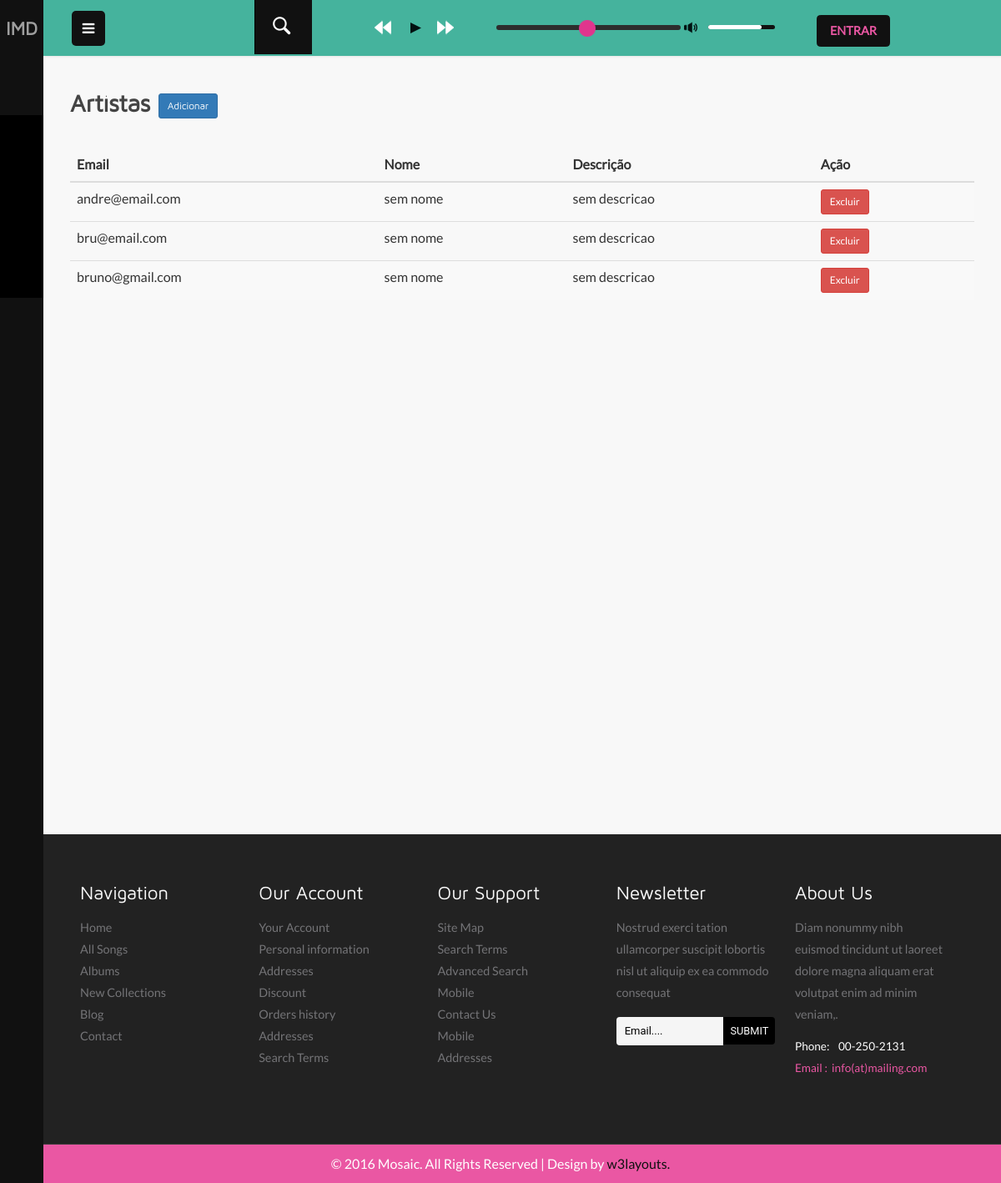
Page /artists on the earlier database version.
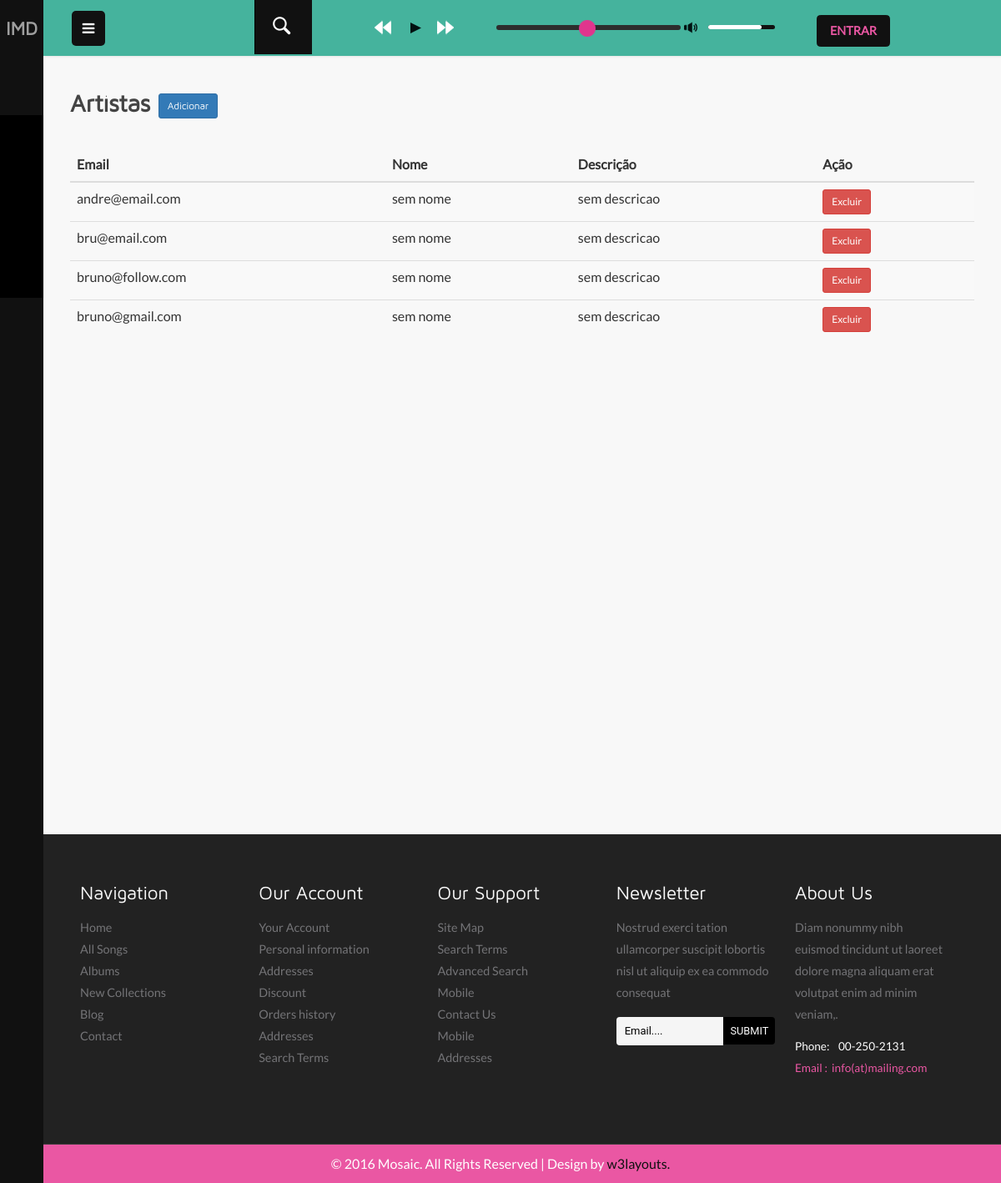
Same page on the later database version.
### tables this page shows
CREATE TABLE `artist` (
  `user_email` varchar(45) NOT NULL,
  `name` varchar(45) NOT NULL,
  `description` varchar(45) NOT NULL,
  `admin_id_admin` int(11) DEFAULT NULL,
  PRIMARY KEY (`user_email`),
  KEY `fk_Artist_Admin1_idx` (`admin_id_admin`),
  KEY `fk_Artist_User1_idx` (`user_email`),
  CONSTRAINT `fk_Artist_Admin1` FOREIGN KEY (`admin_id_admin`) REFERENCES `admin` (`id_admin`) ON DELETE SET NULL,
  CONSTRAINT `fk_Artist_User1` FOREIGN KEY (`user_email`) REFERENCES `user` (`email`) ON DELETE CASCADE ON UPDATE CASCADE
);

### src/Controllers/ControllerComHtml.php (called while the page is built, shortened)
<?php
abstract class ControllerComHtml
{
    public function renderizaHtml(string $caminhoTemplate, array $dados): string
    {
        extract($dados);
        require __DIR__ . '/../../views/' . $caminhoTemplate;
        $html = ob_get_clean();
        return $html;
    }
}

### src/Models/Artist.php (called while the page is built, shortened)
<?php
class Artist implements \JsonSerializable
{
    private $user_email;
    private $name = 'sem nome';
    private $description = 'sem descricao';
    public function __construct($user_email, $admin_id_admin)
    {
        $this->user_email = $user_email;
    }
    public function user_email(): ?string
    {
        return $this->user_email;
    }
    public function name(): string
    {
        return $this->name;
    }
    public function description(): string
    {
        return $this->description;
    }
}

### src/Infra/PdoArtistRepository.php (called while the page is built, shortened)
<?php
class PdoArtistRepository
{
    private $connection;
    public function __construct($connection)
    {
        $this->connection = $connection;
    }
    public function allArtists(): array
    {
        $sqlQuery = 'SELECT * FROM artist;';
        $stmt = $this->connection->query($sqlQuery);
        return $this->hydrateListArtist($stmt);
    }
    public function hydrateArtist($data) : Artist
    {
        return new Artist(
            $data['user_email'],
            $data['name'],
            $data['description'],
            $data['admin_id_admin']
        );
    }
    private function hydrateListArtist(\PDOStatement $stmt): array
    {
        $dataList = $stmt->fetchAll();
        $list = [];
        foreach ($dataList as $data) {
            $list[] = $this->hydrateArtist($data);
        }
        return $list;
    }
}

### views/artists/artists.php (the view, shortened to what this page needs)
<?php include __DIR__ . '/../layouts/inicio-html.php'; ?>
<?php include __DIR__ . '/../layouts/inicio-body.php'; ?>
<?php include __DIR__ . '/../components/left-side.php'; ?>
    <div class="main-content">
        <?php include __DIR__ . '/../components/header-section.php'; ?>
        <div id="page-wrapper">
            <div class="inner-content">
                <div class="tittle-head two">
                    <h3 class="tittle">
                        <?= $title ?>
                        <a class="new btn btn-primary btn-sm" href="/users" role="button">Adicionar</a>
                    </h3>
                    <div class="clearfix"> </div>
                </div>
                <div class="inner-content">
                    <table class="table table-striped table-hover">
                        <thead>
                        <tr>
                            <th>Email</th>
                            <th>Nome</th>
                            <th>Descrição</th>
                            <th>Ação</th>
                        </tr>
                        </thead>
                        <tbody>
                        <?php foreach ($artists as $artist): ?>
                            <tr>
                                <td><?= $artist->user_email(); ?></td>
                                <td><?= $artist->name(); ?></td>
                                <td><?= $artist->description(); ?></td>
                                <td>
                                        <span>
                                            <a href="/user?id=<?= $artist->user_email(); ?>" class="btn btn-danger btn-sm">
                                                Excluir
                                            </a>
                                        </span>
                                </td>
                            </tr>
                        <?php endforeach; ?>
                        </tbody>
                    </table>
                </div>
            </div>
        </div>
    </div>
<?php include __DIR__ . '/../components/footer-section.php'; ?>
<?php include __DIR__ . '/../layouts/fim-html.php'; ?>

Differences in the rows shown:
added artist: user_email "bruno@follow.com", name "sem nome", description "sem descricao"
